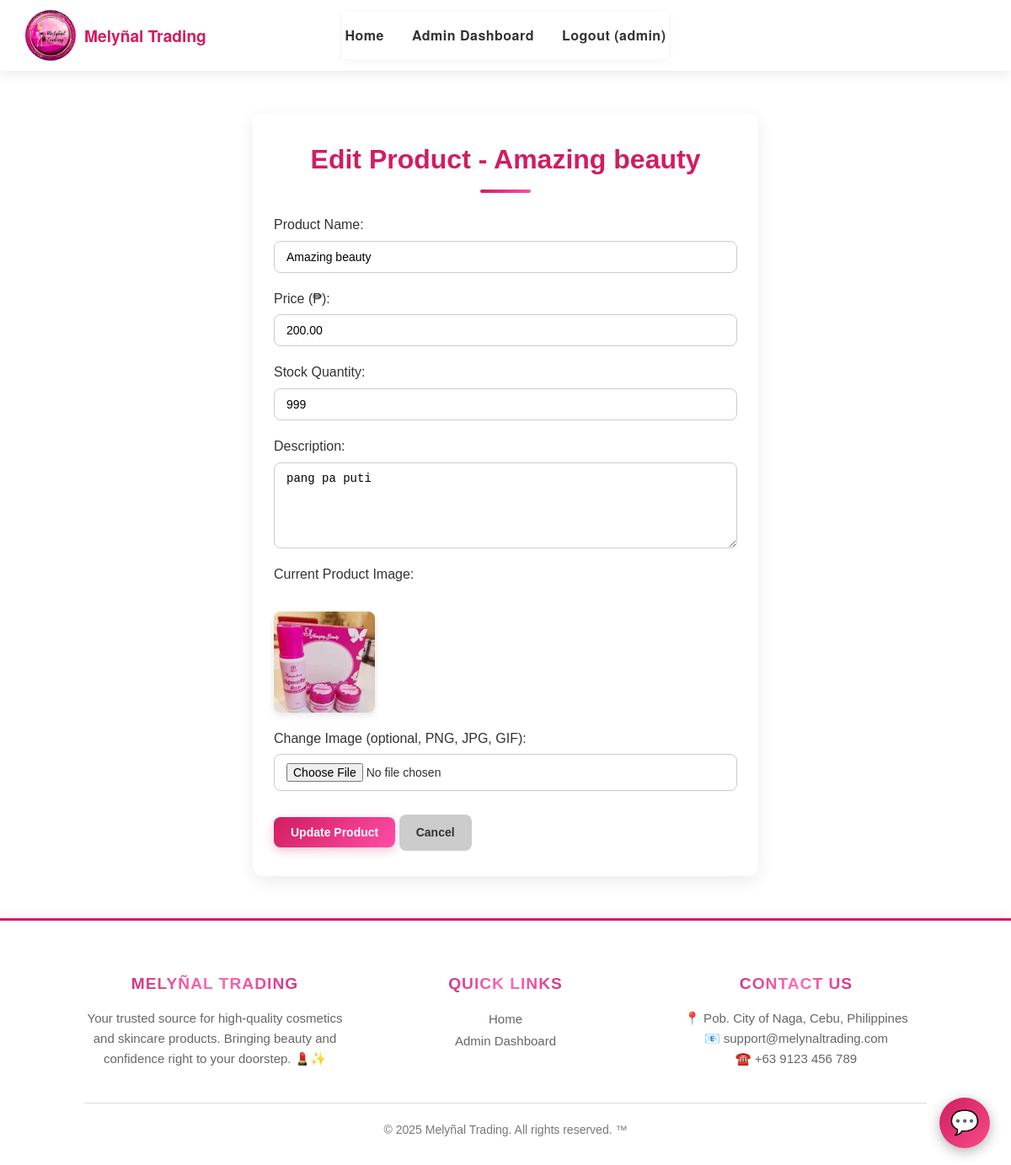
Screenshot of /admin/edit_product/3 (signed in) with the database file from the repository.
### app.py (models this page shows)
class User(db.Model):
    __tablename__ = 'users'
    id = db.Column(db.Integer, primary_key=True)
    firstname = db.Column(db.String(150), nullable=False)
    lastname = db.Column(db.String(150), nullable=False)
    contact = db.Column(db.String(150), nullable=False)
    address = db.Column(db.String(255), nullable=True)
    username = db.Column(db.String(150), unique=True, nullable=False)
    email = db.Column(db.String(150), unique=True, nullable=False)
    password = db.Column(db.String(200), nullable=False)
    role = db.Column(db.String(50), nullable=False, default='user')
    profile_pic = db.Column(db.String(300), nullable=True)
    orders = db.relationship('Order', back_populates='user', cascade="all, delete-orphan")

class Product(db.Model):
    __tablename__ = 'products'
    product_id = db.Column(db.Integer, primary_key=True)
    product_name = db.Column(db.String(150), nullable=False)
    price = db.Column(db.Float, nullable=False)
    stock = db.Column(db.Integer, nullable=False)
    description = db.Column(db.Text)
    image = db.Column(db.String(200), default='default.jpg')
    orders = db.relationship('Order', back_populates='product', cascade="all, delete-orphan")

### app.py (the view, shortened to what this page needs)
@app.route('/admin/edit_product/<int:product_id>', methods=('GET', 'POST'))
@admin_required
def edit_product(product_id):
    product = Product.query.get(product_id)
    if product is None:
        flash('Product not found.', 'danger')
        return redirect(url_for('admin_dashboard'))
    return render_template('admin/edit_product.html', product=product)

### app.py (called while the page is built)
@app.before_request
def load_logged_in_user():
    user_id = session.get('user_id')
    g.user = None
    g.admin = False
    if user_id:
        user = User.query.get(user_id)
        if user:
            g.user = user
            g.is_admin = (user.role == 'admin')

def login_required(f):
    @wraps(f)
    def wrapped(*args, **kwargs):
        if 'user_id' not in session:
            flash("Please log in to access this page.", "warning")
            return redirect(url_for('login'))
        return f(*args, **kwargs)
    return wrapped

def admin_required(f):
    @wraps(f)
    @login_required
    def wrapped(*args, **kwargs):
        user = User.query.get(session.get('user_id'))
        if user and user.role == 'admin':
            return f(*args, **kwargs)
        flash("Admin access required.", "danger")
        return redirect(url_for('index'))
    return wrapped

### templates/admin/edit_product.html (shortened to what this page needs)
{% extends "base.html" %}
{% block content %}
<div class="admin-form">
    <h2>Edit Product - {{ product.product_name }}</h2>
    <form method="POST" enctype="multipart/form-data">
        <div class="form-group">
            <label for="product_name">Product Name:</label>
            <input type="text" id="product_name" name="product_name"
                   value="{{ product.product_name }}" required>
        </div>
        <div class="form-group">
            <label for="price">Price (₱):</label>
            <input type="number" id="price" name="price" step="0.01" min="0.01"
                   value="{{ '%.2f' | format(product.price) }}" required>
        </div>
        <div class="form-group">
            <label for="stock">Stock Quantity:</label>
            <input type="number" id="stock" name="stock" min="0"
                   value="{{ product.stock }}" required>
        </div>
        <div class="form-group">
            <label for="description">Description:</label>
            <textarea id="description" name="description" rows="5">{{ product.description }}</textarea>
        </div>
        <div class="form-group">
            <label>Current Product Image:</label><br>
            <img src="{{ url_for('static', filename='uploads/' + (product.image or 'default.jpg')) }}"
                 alt="{{ product.product_name }}" class="product-thumb">
        </div>
        <div class="form-group">
            <label for="image">Change Image (optional, PNG, JPG, GIF):</label>
            <input type="file" id="image" name="image" accept=".png, .jpg, .jpeg, .gif">
        </div>
        <button type="submit" class="btn btn-submit">Update Product</button>
        <a href="{{ url_for('admin_dashboard') }}" class="btn btn-cancel">Cancel</a>
    </form>
</div>
{% endblock %}

### templates/base.html (shortened to what this page needs)
<html lang="en">
<head>
    <link rel="stylesheet" href="{{ url_for('static', filename='css/style.css') }}">
</head>
<body>
    <header>
        <div class="logo">
            <a href="{{url_for('index')}}">
                <img src="{{ url_for('static', filename='images/image6.jpg') }}" alt="Melynal Logo">
                Melyñal Trading
            </a>
        </div>
        <nav>
            <ul>
                {% if g.user %}
                    {% if g.is_admin %}
                        <li><a href="{{ url_for('index') }}">Home</a></li>
                        <li><a href="{{ url_for('admin_dashboard') }}">Admin Dashboard</a></li>
                        <li class="logout"><a href="{{ url_for('logout') }}">Logout ({{ g.user.username }})</a></li>
                    {% endif %}
                {% else %}
                    <li><a href="{{ url_for('index') }}">Home</a></li>
                    <li><a href="{{ url_for('about_page') }}">About</a></li>
                    <li><a href="{{ url_for('login') }}">Login</a></li>
                    <li><a href="{{ url_for('register') }}">Register</a></li>
                {% endif %}
            </ul>
        </nav>
    </header>
    <div class="container">
        {% block content %}
        {% endblock %}
    </div>
    <footer>
        <div class="footer-container">
            <div class="footer-grid">
                <div>
                    <h3>Melyñal Trading</h3>
                    <p>Your trusted source for high-quality cosmetics and skincare products.
                    Bringing beauty and confidence right to your doorstep. 💄✨</p>
                </div>
                <div>
                    <h4>Quick Links</h4>
                    <ul style="list-style:none; padding:0; margin:0;">
                        {% if g.user %}
                            {% if g.is_admin %}
                                <li><a href="{{ url_for('index') }}">Home</a></li>
                                <li><a href="{{ url_for('admin_dashboard') }}">Admin Dashboard</a></li>
                            {% else %}
                                <li><a href="{{ url_for('index') }}">Home</a></li>
                                <li><a href="{{ url_for('cart') }}">Cart</a></li>
                                <li><a href="{{ url_for('order_history') }}">Orders</a></li>
                                <li><a href="{{ url_for('contact') }}">Contact</a></li>
                            {% endif %}
                        {% else %}
                            <li><a href="{{ url_for('index') }}">Home</a></li>
                            <li><a href="{{ url_for('login') }}">Login</a></li>
                            <li><a href="{{ url_for('register') }}">Register</a></li>
                        {% endif %}
                    </ul>
                </div>
                <div>
                    <h4>Contact Us</h4>
                    <p>📍 Pob. City of Naga, Cebu, Philippines</p>
                    <p>📧 support@melynaltrading.com</p>
                    <p>☎️ +63 9123 456 789</p>
                </div>
            </div>
            <div class="footer-bottom">
                <p>&copy; 2025 Melyñal Trading. All rights reserved. &trade;</p>
            </div>
        </div>
    </footer>
    <div id = "chatbot-container">
        <div id = "chatbot-toggle">💬</div>
    </div>
</body>
</html>

### rows the page displays
User: user.username "admin"
Product: product_name "Amazing beauty", price "200.00", stock "999", description "pang pa puti", image (picture)
